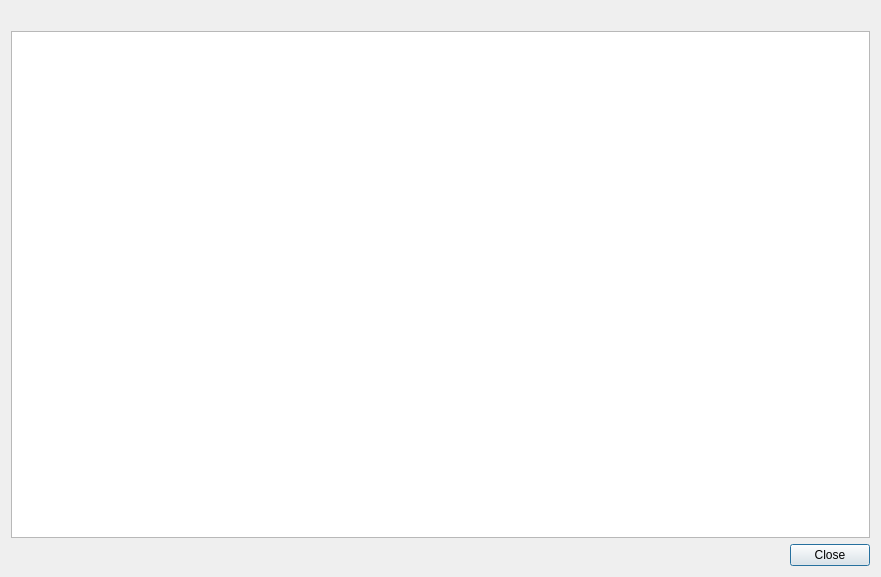
<?xml version="1.0" encoding="UTF-8"?>
<ui version="4.0">
 <class>TlogViewDialog</class>
 <widget class="QDialog" name="TlogViewDialog">
  <property name="geometry">
   <rect>
    <x>0</x>
    <y>0</y>
    <width>881</width>
    <height>577</height>
   </rect>
  </property>
  <property name="windowTitle">
   <string>Dialog</string>
  </property>
  <layout class="QVBoxLayout" name="verticalLayout">
   <item>
    <widget class="QLabel" name="descriptionLabel"/>
   </item>
   <item>
    <widget class="QTextEdit" name="tlogTextEdit">
     <property name="readOnly">
      <bool>true</bool>
     </property>
    </widget>
   </item>
   <item>
    <widget class="QDialogButtonBox" name="buttonBox">
     <property name="orientation">
      <enum>Qt::Horizontal</enum>
     </property>
     <property name="standardButtons">
      <set>QDialogButtonBox::Close</set>
     </property>
    </widget>
   </item>
  </layout>
 </widget>
 <resources/>
 <connections>
  <connection>
   <sender>buttonBox</sender>
   <signal>accepted()</signal>
   <receiver>TlogViewDialog</receiver>
   <slot>accept()</slot>
   <hints>
    <hint type="sourcelabel">
     <x>248</x>
     <y>254</y>
    </hint>
    <hint type="destinationlabel">
     <x>157</x>
     <y>274</y>
    </hint>
   </hints>
  </connection>
  <connection>
   <sender>buttonBox</sender>
   <signal>rejected()</signal>
   <receiver>TlogViewDialog</receiver>
   <slot>reject()</slot>
   <hints>
    <hint type="sourcelabel">
     <x>316</x>
     <y>260</y>
    </hint>
    <hint type="destinationlabel">
     <x>286</x>
     <y>274</y>
    </hint>
   </hints>
  </connection>
 </connections>
</ui>
